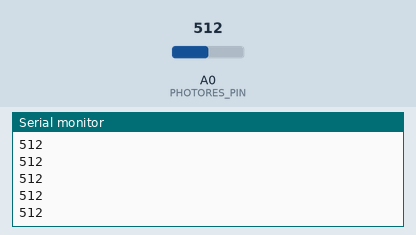
A sketch run on a simulated Arduino Uno, built with avr-gcc and run on an emulated ATmega328P. Parts: the last lines printed to the serial monitor. The test bench sets the inputs (shaded band); at power-on: A0 (PHOTORES_PIN) = 512.

Above: at 1.2 s.
1.3 s: A0 (PHOTORES_PIN) set to 716
At 1.37 s:
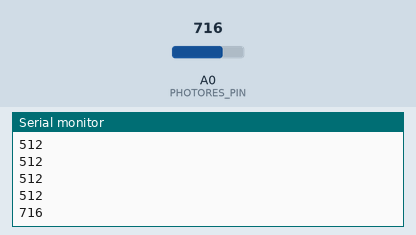
2.8 s: A0 (PHOTORES_PIN) set to 900
At 2.84 s:
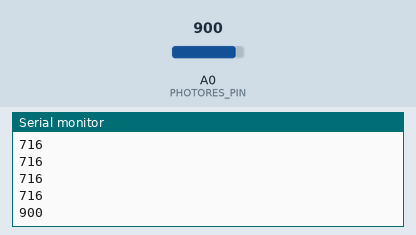
Timing chart, 0 to 5.8 s (numbered marks = the images above; inputs shaded):
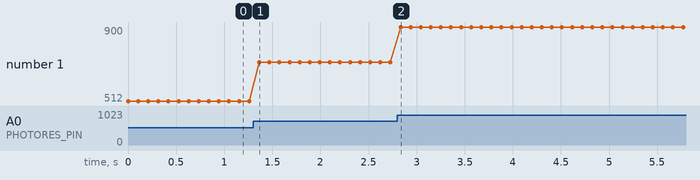

Measured:
- after the input at 1.3 s, the serial monitor: prints a new line after 0.06 s (image 1)
- after the input at 2.8 s, the serial monitor: prints a new line at once (image 2)
- plotted number 1: 512 → 716 after the input at 1.3 s, 716 → 900 after the input at 2.8 s

The sketch:

sensor_test_photores_with_timer.ino
```cpp
#include "Timer.h"

#define PHOTORES_PIN A0
#define FREQ 10
#define PERIOD 1000/FREQ

Timer* timer;

void setup(){
  pinMode(PHOTORES_PIN, INPUT);
  Serial.begin(9600);
  timer = new Timer();
  timer->setupPeriod(PERIOD);
}

void loop(){
  timer->waitForNextTick();
  int value = analogRead(PHOTORES_PIN);
  Serial.println(value);
};
```

Timer.cpp
```cpp
#include "Timer.h"
#include "Arduino.h"

volatile bool timerFlag;

ISR(TIMER1_COMPA_vect){
  timerFlag = true;
}

Timer::Timer(){
  timerFlag = false;
}

/* period in ms */
void Timer::setupPeriod(int period){

  // disabling interrupt
  cli();

  TCCR1A = 0; // set entire TCCR1A register to 0
  TCCR1B = 0; // same for TCCR1B
  TCNT1  = 0; //initialize counter value to 0

  /*
   * set compare match register
   *
   * OCR1A = (16*2^20) / (100*PRESCALER) - 1 (must be < 65536)
   *
   * assuming a prescaler = 1024 => OCR1A = (16*2^10)* period/1000 (being in ms)
   */
  OCR1A = 16.384*period;
  // turn on CTC mode
  TCCR1B |= (1 << WGM12);
  // Set CS11 for 8 prescaler
  TCCR1B |= (1 << CS12) | (1 << CS10);
  // enable timer compare interrupt
  TIMSK1 |= (1 << OCIE1A);

  // enabling interrupt
  sei();

}

void Timer::waitForNextTick(){
  /* wait for timer signal */
  while (!timerFlag){}
  timerFlag = false;

}
```

Timer.h
```cpp
#ifndef __TIMER__
#define __TIMER__

class Timer {

public:
  Timer();
  /* period in ms */
  void setupPeriod(int period);
  void waitForNextTick();

};


#endif
```
